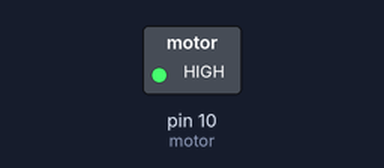
The sketch below on a simulated Arduino Uno, built with avr-gcc and run on an emulated ATmega328P. On the bench: switched loads named in the sketch (green lamp = pin HIGH).

Above: at 0.1 s.
Timing chart, 0 to 1.6 s (numbered marks = the images above):
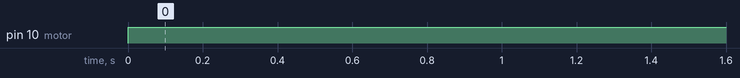

Measured:
- by itself, pin 10 (motor): LOW → HIGH at 0.00 s

The sketch:

Ferrofluid_Pump.ino
```cpp
const int motor= 10; //motor connected to digital pin 10

void setup(){
  pinMode(motor, OUTPUT); //sets the digital pin as output
}

void loop(){
  digitalWrite(motor,HIGH);
  delay(3000000); //turns motor on for 5 seconds
  Serial.println("Ferrofluid Pump Done!");
  //digitalWrite(motor,LOW);
  //delay(30000); //turns motor off for 30 seconds
}
```
